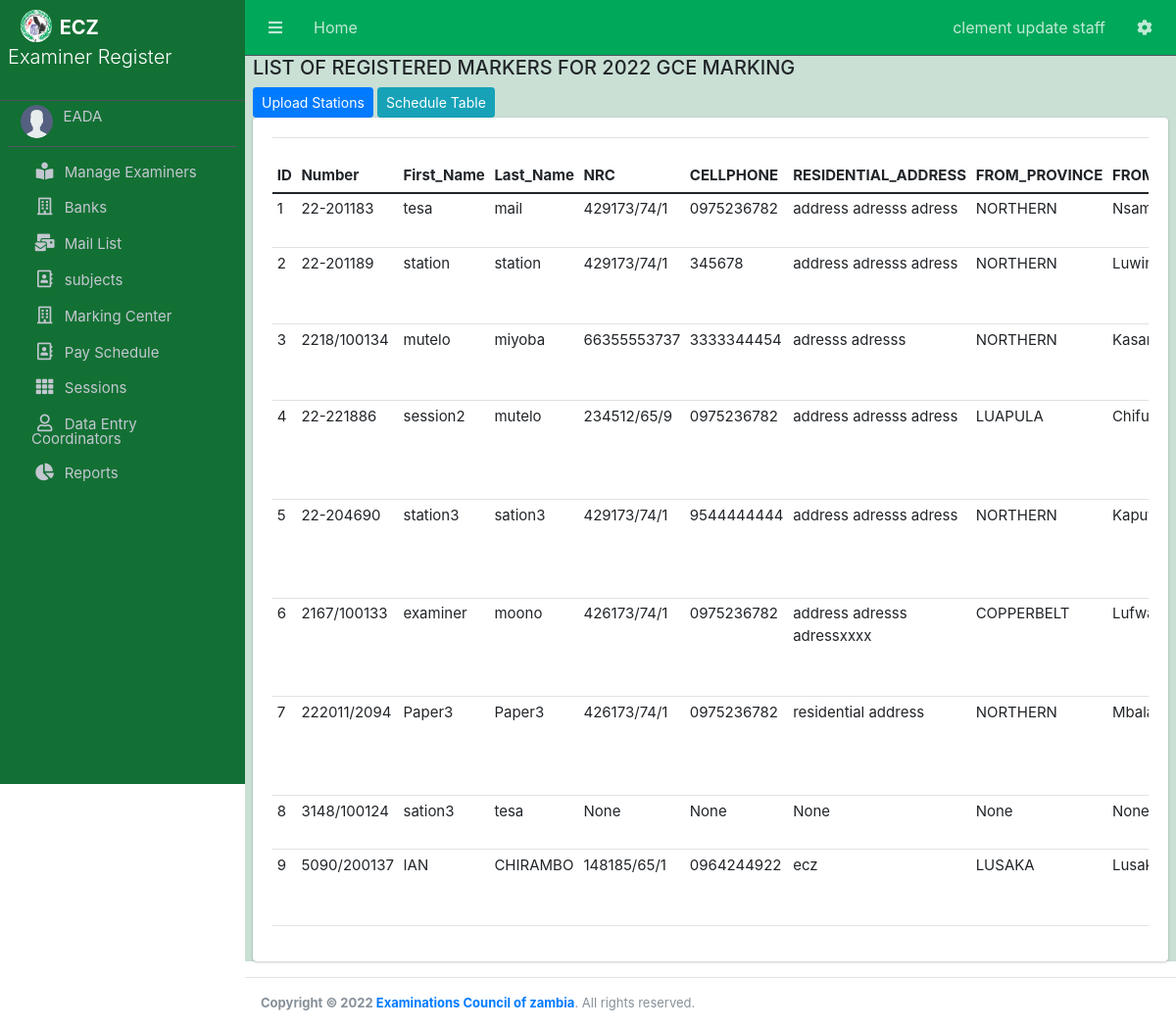
The app's page /Examiner/schedule/ (signed in), older data.
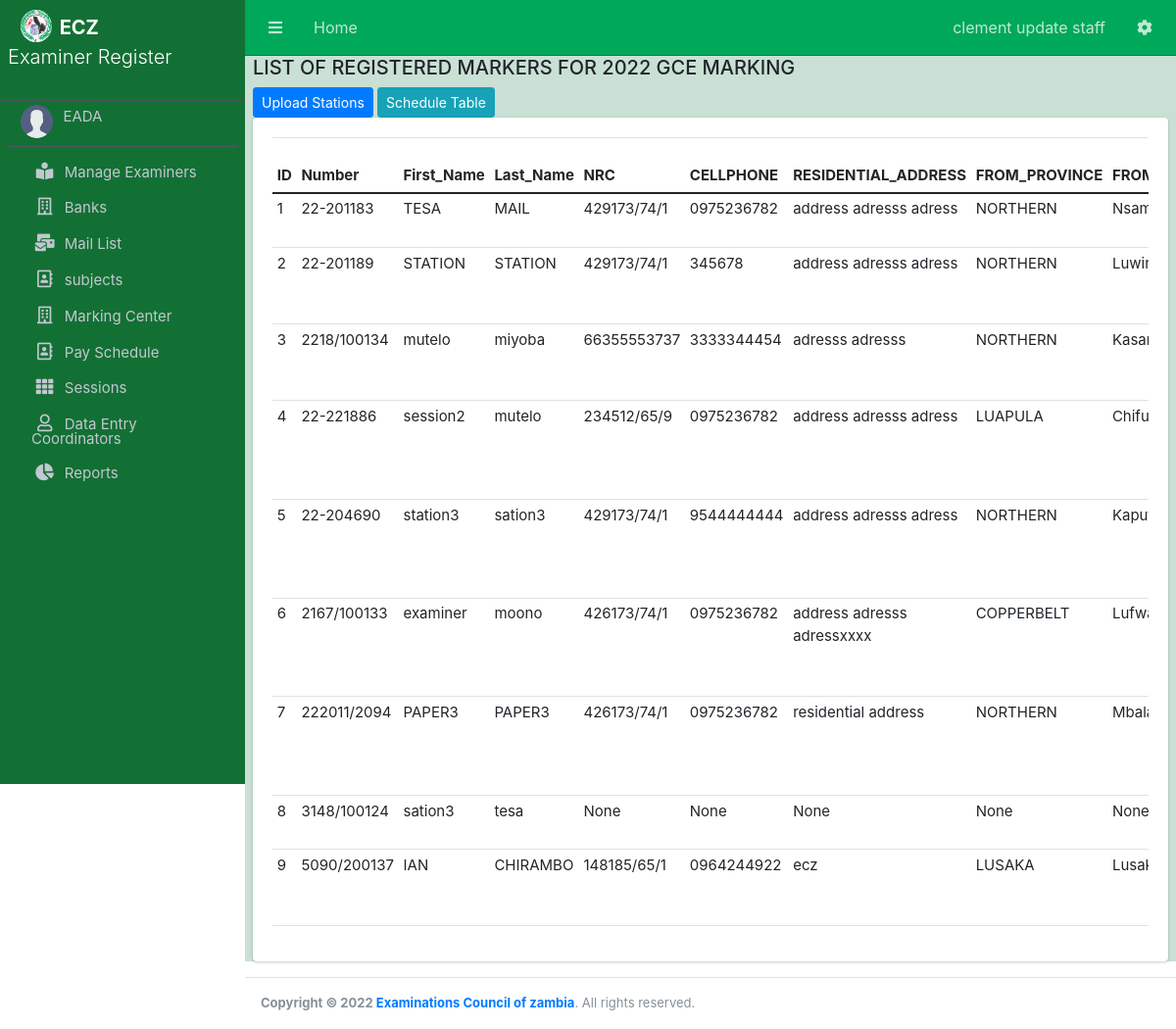
The same page, newer data.
### Examiner/models.py (models this page shows, shortened)
class CustomUser(AbstractUser):
    user_type_data = ((0, "ADMIN"),(1, "EAD"), (2, "FAD"), (3, "Examiner"),(4,"Station-Admin"))
    user_type = models.IntegerField(default=1, choices=user_type_data)
    is_admin=models.BooleanField(default=False)

class Payment(models.Model):
    examiner=models.ForeignKey(Examiner, on_delete=models.CASCADE)
    transport=models.FloatField(default=0.00)
    daily_allowance=models.FloatField(default=0.00)

class Examiner(models.Model):
    user=models.OneToOneField(CustomUser,
        on_delete=models.CASCADE,null=True,blank=True)
    gender_data = ((0,"SELECT GENDER"),(1, "MALE"), (2, "FEMALE"))
    D_O_B=models.DateField(null=False)
    gender = models.IntegerField(default=0, choices=gender_data)
    subject=models.ForeignKey(Subject,to_field="subjectCode",db_column="Subject_Code", on_delete=models.SET_NULL,null=True,blank=True)
    paper=models.ForeignKey(Paper,db_column="Paper_Number", on_delete=models.SET_NULL,null=True)
    position=models.ForeignKey(Position,on_delete=models.SET_NULL,null=True)
    first_name=models.CharField(max_length=50,null=True)
    last_name=models.CharField(max_length=50,null=True)
    ExaminerCode=models.CharField(max_length=11,unique=True)
    Address=models.CharField(max_length=500,null=True)
    province=models.ForeignKey(Province, on_delete=models.SET_NULL,null=True)
    district=models.ForeignKey(Station,related_name="district", on_delete=models.SET_NULL,blank=True,null=True)#from station
    to_province =models.CharField(max_length=50,choices=regions,null=True,blank=True)
    bank=models.ForeignKey(Bank,on_delete=models.SET_NULL,null=True,blank=True)
    branch=models.ForeignKey(BankBranch,on_delete=models.SET_NULL,null=True,blank=True)
    AccountDetails=models.CharField(max_length=150,null=True)
    nrc_regex=RegexValidator(regex=r'([0-9]{6})\/([0-9]{2})\/([0-9]{1})', message="Enter a valid NRC Number")
    NRC=models.CharField(max_length=11,null=True,validators=[nrc_regex])
    t_pin_regex=RegexValidator(regex=r'([0-9]{10})', message="Enter a valid T-Pin Number [0~9 10 digits]")
    TPIN=models.CharField(max_length=10,null=True,validators=[t_pin_regex])
    phone_regex=RegexValidator(regex=r'0([0-9]{9})', message="Enter a valid Phone Number starting: 0")
    cell_Number=models.CharField(max_length=10,null=True,validators=[phone_regex])
    email=models.EmailField(null=True,unique=True)
    created_at = models.DateTimeField(auto_now_add=True)
    updated_at = models.DateTimeField(auto_now=True)
    approved=models.BooleanField(default=False)
    availability=models.BooleanField(default=False)
    session=models.ForeignKey(Session,on_delete=models.CASCADE,null=True,blank=True)
    mail_count=models.IntegerField(default=0)
    objects = models.Manager()

class Province(models.Model):
    name=models.CharField(max_length=50)
    def __str__(self):
       return self.name

class Station(models.Model):
    province=models.ForeignKey(Province,on_delete=models.SET_NULL, blank=True, null=True)
    name=models.CharField(max_length=50,unique=True)
    def __str__(self):
       return self.name

### Examiner/StaffViews.py (the view)
# urls.py: path('Examiner/schedule/',StaffViews.schedule,name='schedule'),
@login_required()
def schedule(request):
    present_examiners=Attendance.objects.filter(status=2)
    examiners=Examiner.objects.filter(attendance_examiner__in=present_examiners)
    ratePerDay=150
    ratePerNight=1000
    for item in examiners:
        paper=Paper.objects.get(id=item.paper.id)
        days=MarkingVenue.objects.get(paper=paper)
        fromStation=item.district
        toStation=item.to_province
        payment=Payment.objects.get_or_create(examiner=item)
        try:
            nights=SchedulePay.objects.get(FromDistrict=fromStation)
            nights=getattr(nights,toStation)
            payment[0].transport=int(nights)*ratePerNight
            payment[0].daily_allowance=ratePerDay*(days.dayscount)
            payment[0].save()
        except Exception as e:
            logging.getLogger("error_logger").error(repr(e))
    context={
        'days':days.dayscount,
        'ratePerDay':ratePerDay,
        'examiners':examiners,
        'payments':Payment.objects.all(),
    }
    return render(request,'Staff/Schedule.html',context)

### Examiner/models.py (called while the page is built)
    def __str__(self):
        return self.name

    def __str__(self):
        return self.name

    def __str__(self):
       return self.name

    def __str__(self):
        return self.paper_name

### Examiner/templates/Staff/Schedule.html (shortened to what this page needs)
{% extends 'base.html' %}
{% block content %}
<h5>LIST OF REGISTERED MARKERS FOR 2022 GCE MARKING</h5>
<span><a href="{%url 'upload_stations'%}" class="btn btn-primary btn-sm">Upload Stations</a></span>
<span><a href="{%url 'schedule_table'%}" class="btn btn-info btn-sm">Schedule Table</a></span>
<div class="card card-body">
<div class="table-responsive" id="tableE">
<table class="table table-sm" id="table2excel" >
    <thead>
        <th>ID</th>
        <th>Number</th>
        <th>First_Name</th>
        <th>Last_Name</th>
        <th>NRC</th>
        <th>CELLPHONE</th>
        <th>RESIDENTIAL_ADDRESS</th>
        <th>FROM_PROVINCE</th>
        <th>FROM_Station/District</th>
    </thead>
    <tbody>
            {% for item in payments %}
            <tr>
                <td>{{forloop.counter}}</td>
                <td>{{item.examiner.ExaminerCode}}</td>
                <td>{{item.examiner.first_name}}</td>
                <td>{{item.examiner.last_name}}</td>
                <td>{{item.examiner.NRC}}</td>
                <td>{{item.examiner.cell_Number}}</td>
                <td>{{item.examiner.Address}}</td>
                <td>{{item.examiner.province}}</td>
                <td>{{item.examiner.district}}</td>
            </tr>
            {% endfor %}
    </tbody>
</table>
</div>
</div>
{% endblock content %}

### Examiner/templates/base.html (shortened to what this page needs)
{%load static%}
<!DOCTYPE html>
<html lang="en">
<head>
  <link rel="stylesheet" href="https://cdn.jsdelivr.net/npm/bootstrap@4.0.0/dist/css/bootstrap.min.css">
  <link href="https://cdn.jsdelivr.net/npm/bootstrap@5.0.2/dist/css/bootstrap.min.css" rel="stylesheet">
  <link rel="stylesheet" href="{% static 'plugins/fontawesome-free/css/all.min.css'%}">
  <link rel="stylesheet" href="https://cdnjs.cloudflare.com/ajax/libs/font-awesome/5.1.0/css/v4-shims.min.css" />
  <link rel="stylesheet" href="{% static "daterangepicker/daterangepicker.css" %}">
  <link rel="stylesheet" href="{% static '/dist/css/adminlte.min.css'%}">
  <link rel="stylesheet" href="{% static '/css/style1.css'%}">
  <link rel="stylesheet" href="{% static '/css/datatables.min.css'%}">
<link rel="stylesheet" href="{% static "overlayScrollbars/css/OverlayScrollbars.min.css" %}">
</head>
<body class="hold-transition sidebar-mini layout-fixed">
<div class="wrapper">
  {% if request.user.user_type == 1 %}
  {% include 'EAD/nav.html' %}
  {%endif%}
  {% if request.user.user_type == 1 %}
  {% include 'EAD/sidebar.html' %}
  {%endif%}
  <div class="content-wrapper">
    <div class="content">
      {%block content%}
      {%endblock%}
    </div>
  </div>
  <footer class="main-footer">
   <div style="font-size:13px;"> <strong>Copyright &copy; 2022 <a href="#">Examinations Council of zambia</a></strong>. All rights reserved.</div>
  </footer>
</div>
</body>
</html>

### Examiner/templates/EAD/nav.html (shortened to what this page needs)
{%load static%}
<nav class="main-header navbar navbar-expand  navbar-dark sticky-top" >
    <ul class="navbar-nav">
      <li class="nav-item">
        <a class="nav-link" data-widget="pushmenu" href="#" role="button"><i class="fas fa-bars"></i></a>
      </li>
      <li class="nav-item d-none d-sm-inline-block">
        <a href="{%url 'ead-home'%}" class="nav-link">Home</a>
      </li>
    </ul>
    <ul class="navbar-nav ml-auto">
      <li class="nav-item">
        <a class="nav-link" data-widget="navbar-search" href="#" role="button">
          <p>{{request.user.first_name}} {{request.user.last_name}}</p>
        </a>
      </li>
      <li class="nav-item dropdown">
        <a class="nav-link" data-toggle="dropdown" href="#" aria-expanded="false">
          <i class="fas fa-cog"></i>
        </a>
      </li>
    </ul>
  </nav>

### Examiner/templates/EAD/sidebar.html (shortened to what this page needs)
{% load static%}
<aside class="main-sidebar sidebar-dark-primary  ">
   <a href="{% url 'staff-home'%}" class="brand-link">
    <img src="{% static '/img/logo.jpg'%}" alt="AdminLTE Logo" class="brand-image img-circle" style="opacity: 1.0">
    <span class="brand-text font-weight-heavy"><strong>ECZ</strong></span></br>
    <span class="brand-text font-weight-light float-bottom"><p>Examiner Register</p></span>
  </a>
  <div class="sidebar ">
    <div class="user-panel mt-1 pb-2 mb-1 d-flex">
      <div class="image">
        <img src="{% static 'dist/img/user.png'%}" class="img-circle nav-icon" alt="User Image">
      </div>
      <div class="info">
        <a href="#" class="d-block">{{ request.user}}</a>
      </div>
    </div>
      <nav class="sidebar mt-2">
        <ul class="nav nav-pills nav-sidebar flex-column" data-widget="treeview" role="menu" data-accordion="false" id="nav_accordion">
          <li class="nav-item has-submenu">
            <a href="#" class="nav-link">
              <i class='nav-icon fas fa-book-reader' ></i>
              <p>
                Manage Examiners
              </p>
            </a>
          </li>
          <li class="nav-item">
            <a href="{%url 'bank-list'%}" class="nav-link">
              <i class='nav-icon far fa-building' ></i>
              <p>
              Banks
              </p>
            </a>
          </li>
            <li class="nav-item">
            <a href="{%url 'mail-list'%}" class="nav-link">
              <i class='nav-icon fas fa-mail-bulk' ></i>
              <p>
              Mail List
              </p>
            </a>
          </li>
          <li class="nav-item has-submenu">
            <a href="#" class="nav-link">
              <i class='nav-icon far fa-address-book' ></i>
              <p>
                subjects
              </p>
            </a>
          </li>
          <li class="nav-item">
            <a href="{%url 'marking-center'%}" class="nav-link">
              <i class='nav-icon far fa-building' ></i>
              <p>
              Marking Center
              </p>
            </a>
          </li>
          <li class="nav-item has-submenu">
            <a href="#" class="nav-link">
              <i class='nav-icon far fa-address-book' ></i>
              <p>
                Pay Schedule
              </p>
            </a>
          </li>
          <li class="nav-item has-submenu">
            <a href="" class="nav-link">
              <i class="nav-icon fas fa-th"></i>
              <p>
                Sessions
              </p>
            </a>
          </li>
        <li class="nav-item has-submenu">
          <a href="{%url 'ECZStaff-create'%}" class="nav-link">
            <i class="nav-icon fa fa-user-o" ></i>
            <p>
              Data Entry Coordinators
            </p>
          </a>
        </li>
        <li class="nav-item">
          <a href="{%url 'reports'%}" class="nav-link">
            <i class="nav-icon fa fa-pie-chart" aria-hidden="true"></i>
            <p>
            Reports
            </p>
          </a>
        </li>
        </ul>
      </nav>
    </div>
  </aside>

### static/css/style1.css (style rules this page uses)
.main-sidebar { background-color: #137034; font-size: 15px; line-height: 13px; }
.main-header { background-color: #00A85A; font-size: medium; font-weight:normal; }
.content-wrapper { background-color: #cae0d5; font-size: 15px; }

Row changes from the older to the newer data that the page shows:
changed Payment "Nsama": examiner.first_name "tesa" → "TESA"; examiner.last_name "mail" → "MAIL"
changed through a linked row, Payment "Luwingu": examiner.first_name "station" → "STATION"; examiner.last_name "station" → "STATION"
changed Payment "residential address": examiner.first_name "Paper3" → "PAPER3"; examiner.last_name "Paper3" → "PAPER3"
